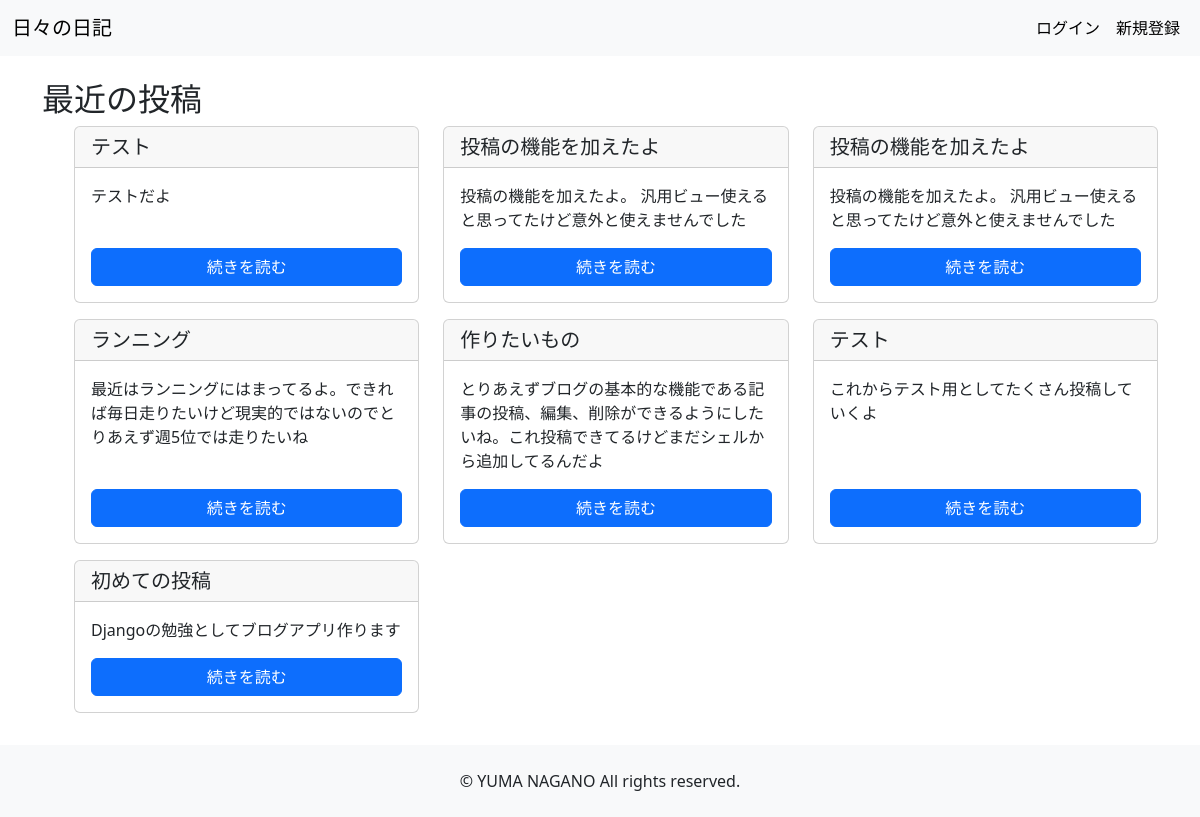
The app's page /, older data.
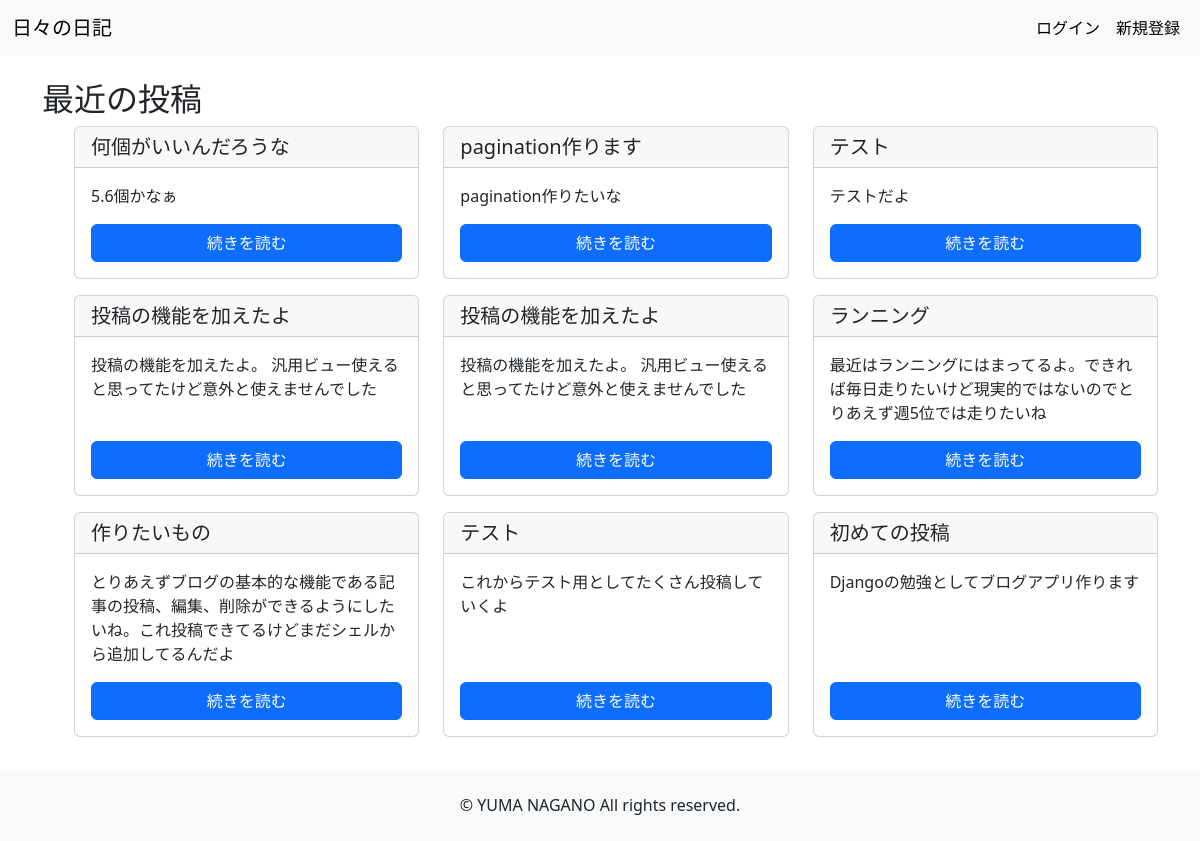
The same page, newer data.
### brog/models.py (models this page shows, shortened)
class Post(models.Model):
    title = models.CharField(max_length=200)
    author = models.ForeignKey(User, on_delete=models.CASCADE)
    content = models.TextField()
    created_at = models.DateTimeField(auto_now_add=True)

### brog/views.py (the view)
# urls.py: path('', views.IndexView.as_view(), name='index'),
class IndexView(ListView):
    model = Post
    template_name = 'brog/index.html'
    context_object_name = 'posts'
    def get_queryset(self):
        return Post.objects.order_by('-created_at')[:3]
    def get_context_data(self, **kwargs):
        context = super().get_context_data(**kwargs)
        context['all_posts'] =  Post.objects.all().order_by('-created_at')
        return context

### brog/templates/brog/index.html (shortened to what this page needs)
<!DOCTYPE html>
<html lang="ja">
  <head>
    {% load static %}
    <link
      href="https://cdn.jsdelivr.net/npm/bootstrap@5.3.0/dist/css/bootstrap.min.css"
      rel="stylesheet"
    />
    <link rel="stylesheet" href="{% static 'brog/css/style.css' %}" />
  </head>
  <body>
    <header>
      <nav class="navbar navbar-expand-lg bg-body-tertiary">
        <div class="container-fluid">
          <a class="navbar-brand ">日々の日記</a>
          <div class="collapse navbar-collapse" id="navbarNav">
            <ul class="navbar-nav ms-auto">
              <li class="nav-item ">
                <a class="nav-link active btn-sm " aria-current="page" href="{% url 'brog:login' %}">ログイン</a>
              </li>
              <li class="nav-item">
                <a class="nav-link active btn-sm " aria-current="page" href="{% url 'brog:signup' %}">新規登録</a>
              </li>
            </ul>
          </div>
        </div>
      </nav>
    </header>
    <div class="container mt-4">
    <main>
      <section>
        <h2>最近の投稿</h2>
        <ul>
          <div class="row">
            {% for post in all_posts %}
            <div class="col-md-4 mb-3">
              <div class="card h-100">
                <div class="card-header">
                  <h5 class="card-title mb-0">{{ post.title }}</h5>
                </div>
                <div class="card-body d-flex flex-column">
                  <p class="card-text">{{ post.content|truncatewords:30 }}</p>
                  <a
                    href="{% url 'brog:post_detail' post.id %}"
                    class="btn btn-primary mt-auto"
                    >続きを読む</a
                  >
                </div>
              </div>
            </div>
            {% endfor %}
          </div>
        </ul>
      </section>
    </main>
</div>
    <footer class="text-center py-4 mt-auto bg-light">
        <p class="mb-0">&copy; YUMA NAGANO All rights reserved.</p>
    </footer>
  </body>
</html>

Row changes from the older to the newer data that the page shows:
added Post: title "何個がいいんだろうな", content "5.6個かなぁ"
added Post: title "pagination作ります", content "pagination作りたいな"
